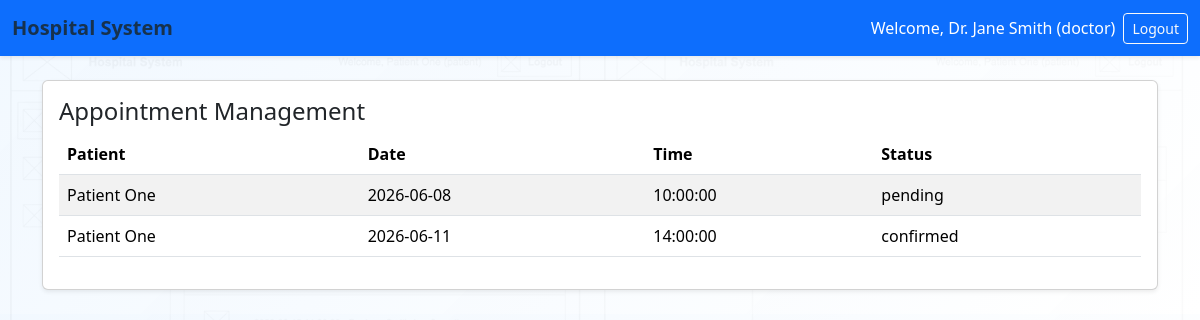
Page /doctor/appointments.php (signed in) on the committed database.
### tables this page shows
CREATE TABLE users (
  id INT UNSIGNED NOT NULL AUTO_INCREMENT,
  full_name VARCHAR(100) NOT NULL,
  email VARCHAR(100) NOT NULL UNIQUE,
  password_hash VARCHAR(255) NOT NULL,
  role_id TINYINT UNSIGNED NOT NULL,
  status VARCHAR(20) NOT NULL DEFAULT 'active',
  created_at TIMESTAMP NOT NULL DEFAULT CURRENT_TIMESTAMP,
  PRIMARY KEY (id),
  KEY idx_users_role (role_id),
  CONSTRAINT fk_users_role FOREIGN KEY (role_id) REFERENCES roles(id)
);

CREATE TABLE roles (
  id TINYINT UNSIGNED NOT NULL AUTO_INCREMENT,
  name VARCHAR(30) NOT NULL UNIQUE,
  PRIMARY KEY (id)
);

CREATE TABLE appointments (
  id INT UNSIGNED NOT NULL AUTO_INCREMENT,
  patient_id INT UNSIGNED NOT NULL,
  doctor_id INT UNSIGNED NOT NULL,
  appointment_date DATE NOT NULL,
  appointment_time TIME NOT NULL,
  status VARCHAR(20) NOT NULL DEFAULT 'pending',
  notes TEXT DEFAULT NULL,
  created_at TIMESTAMP NOT NULL DEFAULT CURRENT_TIMESTAMP,
  PRIMARY KEY (id),
  KEY idx_appointments_patient (patient_id),
  KEY idx_appointments_doctor (doctor_id),
  CONSTRAINT fk_appointments_patient FOREIGN KEY (patient_id) REFERENCES patients(id) ON DELETE CASCADE,
  CONSTRAINT fk_appointments_doctor FOREIGN KEY (doctor_id) REFERENCES doctors(id) ON DELETE CASCADE
);

### includes/auth.php (called while the page is built, shortened)
<?php
function currentUser(): ?array
{
    $pdo = getDb();
    $stmt = $pdo->prepare('SELECT u.id, u.full_name, u.email, u.role_id, r.name AS role_name FROM users u JOIN roles r ON r.id = u.role_id WHERE u.id = :id');
    $stmt->execute(['id' => $_SESSION['user_id']]);
    return $stmt->fetch() ?: null;
}
function e(string $value): string
{
    return htmlspecialchars($value, ENT_QUOTES, 'UTF-8');
}
?>

### doctor/appointments.php (the view, shortened to what this page needs)
<?php
require_once __DIR__ . '/../includes/header.php';
$pdo = getDb();
$doctorId = currentDoctorId();
$appointments = [];
if ($doctorId) {
    $stmt = $pdo->prepare('SELECT a.id, a.appointment_date, a.appointment_time, a.status, u.full_name AS patient_name FROM appointments a JOIN patients p ON p.id = a.patient_id JOIN users u ON u.id = p.user_id WHERE a.doctor_id = :doctor_id ORDER BY a.appointment_date, a.appointment_time');
    $stmt->execute(['doctor_id' => $doctorId]);
    $appointments = $stmt->fetchAll();
}
?>
<div class="card shadow-sm"><div class="card-body"><h4>Appointment Management</h4><table class="table table-striped"><thead><tr><th>Patient</th><th>Date</th><th>Time</th><th>Status</th></tr></thead><tbody><?php foreach ($appointments as $item) { echo '<tr><td>' . e($item['patient_name']) . '</td><td>' . e($item['appointment_date']) . '</td><td>' . e($item['appointment_time']) . '</td><td>' . e($item['status']) . '</td></tr>'; } ?></tbody></table></div></div>
<?php require_once __DIR__ . '/../includes/footer.php'; ?>

### includes/header.php (shortened to what this page needs)
<?php
require_once __DIR__ . '/auth.php';
$user = currentUser();
?>
<!doctype html>
<html lang="en">
<head>
    <link href="https://cdn.jsdelivr.net/npm/bootstrap@5.3.3/dist/css/bootstrap.min.css" rel="stylesheet">
    <link href="/Hospital_Appointment_System/assets/css/style.css" rel="stylesheet">
</head>
<body class="bg-light">
<nav class="navbar navbar-expand-lg navbar-dark bg-primary shadow-sm">
  <div class="container-fluid">
    <a class="navbar-brand fw-bold" href="/Hospital_Appointment_System/index.php">Hospital System</a>
    <div class="collapse navbar-collapse" id="navBar">
      <ul class="navbar-nav ms-auto align-items-lg-center">
        <?php if ($user): ?>
          <li class="nav-item me-2 text-white">Welcome, <?php echo e($user['full_name']); ?> (<?php echo e($user['role_name']); ?>)</li>
          <li class="nav-item"><a class="btn btn-outline-light btn-sm" href="/Hospital_Appointment_System/auth/logout.php">Logout</a></li>
        <?php else: ?>
          <li class="nav-item"><a class="btn btn-outline-light btn-sm" href="/Hospital_Appointment_System/auth/login.php">Login</a></li>
          <li class="nav-item ms-2"><a class="btn btn-light btn-sm" href="/Hospital_Appointment_System/auth/register.php">Register</a></li>
        <?php endif; ?>
      </ul>
    </div>
  </div>
</nav>
<div class="container py-4">

### includes/footer.php (shortened to what this page needs)
</div>
</body>
</html>

### assets/css/style.css (style rules this page uses)
body { font-family: 'Segoe UI', Arial, sans-serif; background: linear-gradient(135deg, rgba(241, 248, 255, 0.96), rgba(255, 255, 255, 0.98)), url('/Hospital_Appointment_System/assets/images/ChatGPT Image Jun 7, 2026, 10_36_16 PM.png') center/cover no-repeat fixed; color: #17324d; }
.navbar-brand, .nav-link, .text-muted { color: #17324d !important; }

### rows in the picture
users: full_name "Dr. Jane Smith", role.name "doctor"
appointments: users.full_name "Patient One", appointment_date "2026-06-08", appointment_time "10:00:00", status "pending"
appointments: users.full_name "Patient One", appointment_date "2026-06-11", appointment_time "14:00:00", status "confirmed"
